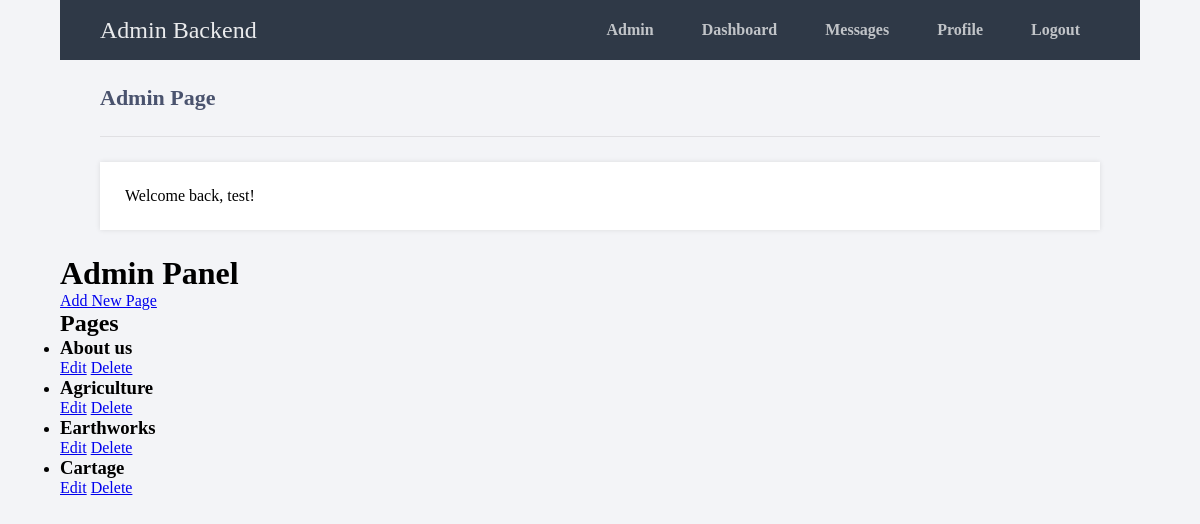
Page /admin.php (signed in) on the committed database.
### tables this page shows
CREATE TABLE `pages` (
  `id` int(11) NOT NULL,
  `title1` varchar(255) DEFAULT NULL,
  `text1` text DEFAULT NULL,
  `image1` varchar(255) DEFAULT NULL,
  `title2` varchar(255) DEFAULT NULL,
  `text2` text DEFAULT NULL,
  `image2` varchar(255) DEFAULT NULL,
  `title3` varchar(255) DEFAULT NULL,
  `text3` text DEFAULT NULL,
  `image3` varchar(255) DEFAULT NULL
);

### admin.php (the view, shortened to what this page needs)
<?php
include 'setup.php';
$sql = "SELECT * FROM pages";
$result = $conn->query($sql);
?>
<!DOCTYPE html>
<div class="wrapper">
    <html>
        <body>
            <div class="content">
                <h2>Admin Page</h2>
                <p>Welcome back, <?= htmlspecialchars($_SESSION['name'], ENT_QUOTES) ?>!</p>
            </div>
        </body>
    </html>
    <!DOCTYPE html>
    <html>
        <head>
        </head>
        <body>
            <h1>Admin Panel</h1>
            <a href="add_page.php">Add New Page</a>
            <h2>Pages</h2>
            <ul>
                <?php while ($row = $result->fetch_assoc()): ?>
                    <li>
                        <h3><?php echo $row['title1']; ?></h3>
                        <a href="edit_page.php?id=<?php echo $row['id']; ?>">Edit</a>
                        <a href="delete_page.php?id=<?php echo $row['id']; ?>">Delete</a>
                    </li>
                <?php endwhile; ?>
            </ul>
        </body>
    </html>
</div>

### CSS/style.css (style rules this page uses)
.wrapper { margin: 0 auto; width: 90%; }
* { margin: 0; padding: 0; box-sizing: border-box; }
body.loggedin { background-color: #f3f4f7; }
.content { width: 1000px; margin: 0 auto; }
.content h2 { margin: 0; padding: 25px 0; font-size: 22px; border-bottom: 1px solid #e0e0e3; color: #4a536e; }
.content > p, .content > div { box-shadow: 0 0 5px 0 rgba(0, 0, 0, 0.1); margin: 25px 0; padding: 25px; background-color: #fff; }

### rows in the picture
pages: title1 "About us"
pages: title1 "Agriculture"
pages: title1 "Earthworks"
pages: title1 "Cartage"

### other values in the picture
$_SESSION['name'] "test"
